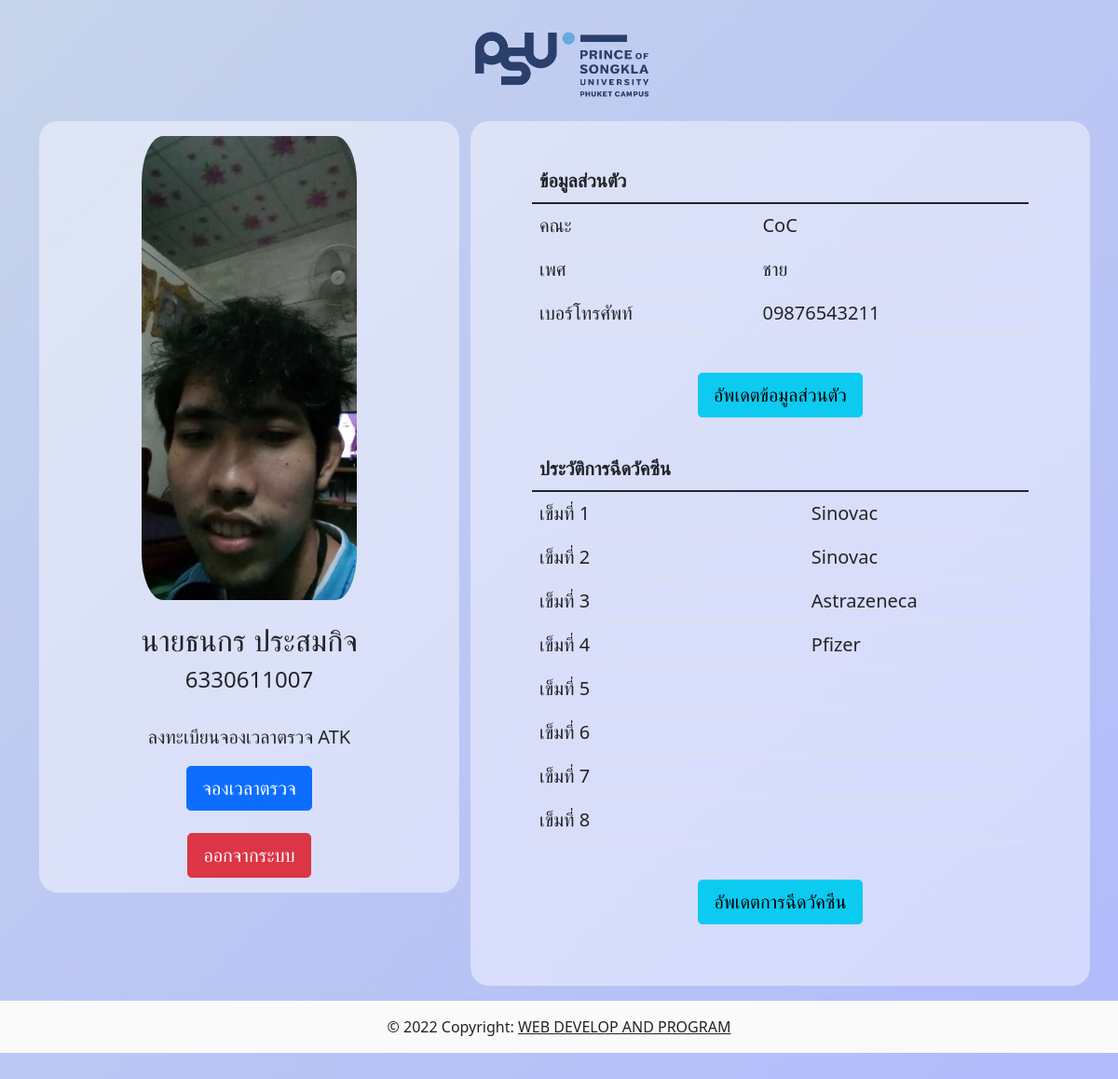
Page /show_infor.php (signed in) on the committed database.
### tables this page shows
CREATE TABLE `user` (
  `user_id` varchar(20) NOT NULL,
  `prefix` varchar(100) NOT NULL,
  `name` varchar(100) NOT NULL,
  `lname` varchar(100) NOT NULL,
  `Email` varchar(500) NOT NULL,
  `password` varchar(100) NOT NULL,
  `sex` varchar(100) NOT NULL,
  `phone` varchar(20) NOT NULL,
  `faculty` varchar(100) NOT NULL,
  `img` varchar(100) NOT NULL
);

CREATE TABLE `vacc_log` (
  `VL_ID` int(10) NOT NULL,
  `Email` varchar(500) NOT NULL,
  `vacnum` int(8) NOT NULL,
  `vac1` varchar(100) NOT NULL,
  `vac2` varchar(100) NOT NULL,
  `vac3` varchar(100) NOT NULL,
  `vac4` varchar(100) NOT NULL,
  `vac5` varchar(100) NOT NULL,
  `vac6` varchar(100) NOT NULL,
  `vac7` varchar(100) NOT NULL,
  `vac8` varchar(100) NOT NULL
);

### show_infor.php (the view, shortened to what this page needs)
<?php
include 'dbconnection.php';
if (strlen($_SESSION['email']==null)) {
    header('location:logout.php');
} else {
    $email = $_SESSION['email']; ?>
<!DOCTYPE html>
<html lang="en">
<head>
    <link rel="stylesheet" href="css/bootstrap.min.css">
    <link href="assets/tem.css" rel="stylesheet">
</head>
<body>
<?php include 'header.php'; ?>
    <div class="container mt-3 mb-3">
    <div class="row mt-3 mb-3">
            <div class="col-5">
                <div class="p3css p-3" >
                    <div class="profile-img">
                        <center>
                        <?php $ret=mysqli_query($connect, "SELECT * from user where Email = '$email'");
    while ($row=mysqli_fetch_array($ret)) {
        echo '<img src="pic/user/'.$row['img'].'" width="55%" style="border-radius: 10%"/>'; ?>
                            <br><br>
                            <h2><?php echo $row["prefix"].$row["name"].' '.$row["lname"] ; ?></h2>
                            <h4><?php echo $row["user_id"]; ?></h4>
                            <?php
    } ?>
                        </center>
                    </div>
                    <center>
                        <br>
                        <p>ลงทะเบียนจองเวลาตรวจ ATK</p>
                        <form action="book_atk_system.php" method="POST" enctype="multipart/form-data">
                            <button type="submit" class="btn btn-primary btn-lg">จองเวลาตรวจ</button>
                        </form>
                        <br>
                        <button type="button" onclick="confirmalert();" class="btn btn-danger btn-lg">ออกจากระบบ</button>
                    </center>
                </div>
            </div>
            <div class="clo_7_css col-7" >
                <div class="p-3">
                    <table class="table">
                        <thead>
                            <tr>
                                <th scope="col">ข้อมูลส่วนตัว</th>
                            </tr>
                        </thead>
                        <tbody>
                            <?php $ret=mysqli_query($connect, "SELECT * from user where Email = '$email'");
    while ($row=mysqli_fetch_array($ret)) {
        ?>
                            <tr>
                                <td>คณะ</td>
                                <td><?php echo $row["faculty"]; ?></td>
                            </tr>
                            <tr>
                                <td>เพศ</td>
                                <td><?php echo $row["sex"]; ?></td>
                            </tr>
                            <tr>
                                <td>เบอร์โทรศัพท์</td>
                                <td><?php echo $row["phone"]; ?></td>
                            </tr>
                            <?php } ?>
                        </tbody>
                    </table>
                    <br>
                    <center>
                        <form action="edit_user.php">
                            <button type="submit" class="btn btn-info btn-lg">อัพเดตข้อมูลส่วนตัว</button>
                        </form>
                    </center>
                </div>
                <div class="p-3">
                    <table class="table">
                        <thead>
                            <tr>
                                <th scope="col">ประวัติการฉีดวัคซีน</th>
                            </tr>
                        </thead>
                        <tbody>
                        <?php $ret=mysqli_query($connect, "SELECT * from vacc_log where Email = '$email'");
    while ($row=mysqli_fetch_array($ret)) {?>
                            <tr>
                                <td>เข็มที่ 1</td>
                                <td><?php echo $row["vac1"]; ?></td>
                            </tr>
                            <tr>
                                <td>เข็มที่ 2</td>
                                <td><?php echo $row["vac2"]; ?></td>
                            </tr>
                            <tr>
                                <td>เข็มที่ 3</td>
                                <td><?php echo $row["vac3"]; ?></td>
                            </tr>
                            <tr>
                                <td>เข็มที่ 4</td>
                                <td><?php echo $row["vac4"]; ?></td>
                            </tr>
                            <tr>
                                <td>เข็มที่ 5</td>
                                <td><?php echo $row["vac5"]; ?></td>
                            </tr>
                            <tr>
                                <td>เข็มที่ 6</td>
                                <td><?php echo $row["vac6"]; ?></td>
                            </tr>
                            <tr>
                                <td>เข็มที่ 7</td>
                                <td><?php echo $row["vac7"]; ?></td>
                            </tr>
                            <tr>
                                <td>เข็มที่ 8</td>
                                <td><?php echo $row["vac8"]; ?></td>
                            </tr>
                            <?php } ?>
                        </tbody>
                    </table>
                    <br>
                    <center>
                        <form action="edit_vac.php">
                            <button type="submit" class="btn btn-info btn-lg">อัพเดตการฉีดวัคซีน</button>
                        </form>
                    </center>
                </div>
            </div>
        </div>
    </div>
<?php include 'footer.php'; ?>
</body>
</html>
<?php
} ?>

### assets/tem.css (style rules this page uses)
th, td { font-size: 20px; }
p { font-size: 20px; }
body { height: 1200px; background-color: rgb(255, 255, 255); background-image: linear-gradient(to bottom right, #C6D4EB , #B1BAFC ); }
div.p3css { background-color: #ffffff6e; border-radius: 20px; border: none; padding: 50px; padding-top: 25px; }
div.clo_7_css { background-color: #ffffff6e; border-radius: 20px; border: none; padding: 50px; padding-top: 25px; }

### rows in the picture
user: img (picture), prefix "นาย", name "ธนกร", lname "ประสมกิจ", user_id "6330611007", faculty "CoC", sex "ชาย", phone "09876543211"
vacc_log: vac1 "Sinovac", vac2 "Sinovac", vac3 "Astrazeneca", vac4 "Pfizer"
